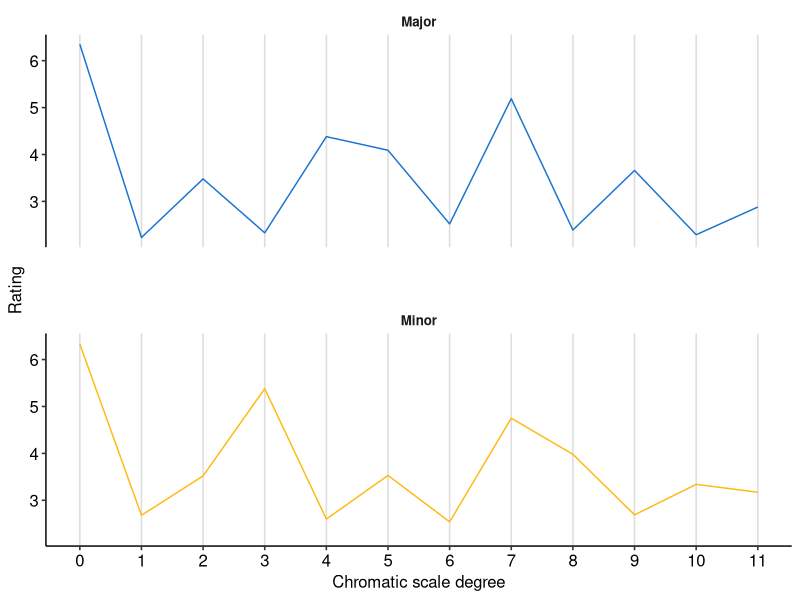

The R script that drew this image: (Note: this script raises an error after producing the figure.)
## ---- chunk 1
library(tidyverse)
library(ggpubr)
theme_set(theme_pubr())
knitr::opts_chunk$set(echo = FALSE)

## ---- chunk 2
kk_profiles <- list(
  # This list contains two profiles: one for the major mode and one for the minor mode.
  Major = c(6.35, 2.23, 3.48, 2.33, 4.38, 4.09, 2.52, 5.19, 2.39, 3.66, 2.29, 2.88),
  Minor = c(6.33, 2.68, 3.52, 5.38, 2.60, 3.53, 2.54, 4.75, 3.98, 2.69, 3.34, 3.17)
)
## ---- chunk 3
kk_profiles %>% 
  as_tibble() %>% 
  mutate(chromatic_scale_degree = 0:11) %>% 
  pivot_longer(cols = c("Major", "Minor"), names_to = "mode", values_to = "rating") %>% 
  ggplot(aes(chromatic_scale_degree, rating, colour = mode)) + 
  geom_line() + 
  scale_x_continuous("Chromatic scale degree", breaks = 0:12) + 
  scale_y_continuous("Rating") +
  scale_colour_manual(values = c("dodgerblue3", "darkgoldenrod1")) +
  facet_wrap(~ mode, ncol = 1) +
  theme(
    legend.position = "none",
    panel.grid.major.x = element_line(colour = "grey87"),
    strip.background = element_blank(),
    strip.text = element_text(face = "bold"),
    panel.spacing = unit(3, "lines")
  )
## ---- chunk 4
kk_all_key_profiles <- map_dfr(0:11, function(tonic) {
  c("Major", "Minor") %>% 
    set_names(., .) %>% 
    map_dfr(function(mode) {
      tibble(
        tonic = tonic,
        mode = mode,
        profile = list(kk_profiles[[mode]][1 + ((tonic:(tonic + 11) %% 12))])
      )
    })
})

kk_estimate_key <- function(pitches) {
  # Convert the pitches into pitch classes by dividing by 12 and taking the remainder
  pitch_classes <- factor(pitches %% 12, levels = 0:11)
  
  # Count the number of occurrences of each pitch class
  pitch_class_counts <- as.integer(table(pitch_classes))
  
  # Compute the correlation between each reference pitch class profile
  # and the vector of pitch class counts
  correlations <- 
    kk_all_key_profiles %>% 
    mutate(correlation = map_dbl(profile, cor, pitch_class_counts))
  
  # Choose the reference pitch class profile that achieves the highest correlation
  chosen <- correlations %>% slice(which.max(matches$correlation))
  
  # Return both the full correlation table and the chosen profile
  list(
    correlations = correlations,
    chosen = chosen
  )
}

kk_estimate_key(c(60, 62, 65, 67, 68, 67))
